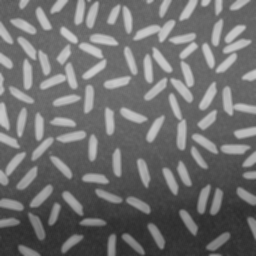
#> input picture Assignment1/data/rice.png, 256 x 256 px
$ jupyter execute sharpening.ipynb
#> lines starting #> are read from the running program, lines starting #| are printed output that depends on the picture; long printed decimals are rounded
# ECSE415 - Intro to Computer Vision
## Assignment 1 - Image Filtering
### Alexander Harris - 260688155

# 1. Filtering
## 1.2 Sharpening

[cell 1]
import cv2
import numpy as np
import matplotlib.pyplot as plt
import math
from skimage import measure as skimg

# Import original image
img = cv2.imread('data/rice.png')
#> img is the input picture: shape (256, 256, 3); min 44, max 204, mean 111.2

# Compute both blurred images
box_img = cv2.boxFilter(img, -1, (5,5))
gaussian_img = cv2.GaussianBlur(img, (5,5), math.sqrt(2))

### 1.1.2 Comparing sharpening methods

[cell 2]
# Sharpen using box filter image
box_details = cv2.subtract(img, box_img)
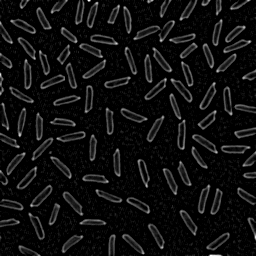
#> box_details: shape (256, 256, 3); min 0, max 39, mean 2.4; drawn with min black and max white
sharp_box_img = cv2.addWeighted(img, 1.0, box_details, 1.5, 0)
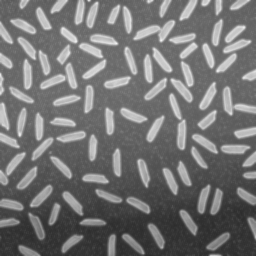
#> sharp_box_img: shape (256, 256, 3); min 44, max 242, mean 114.8

[cell 3]
# Sharpen using Gaussian filter image
gaussian_details = cv2.subtract(img, gaussian_img)
sharp_gaussian_img = cv2.addWeighted(img, 1.0, gaussian_details, 1.5, 0)

We expect the box blurred image to give a better result as it is applied more evenly to the entire image, while a Gaussian filter gives a higher weight to pixels near the center of the image.

[cell 4]
# Display images
plt.figure(figsize=(20, 20))
plt.subplot(131), plt.imshow(cv2.cvtColor(img, cv2.COLOR_BGR2RGB))
plt.title('Original'), plt.axis('off')
plt.subplot(132), plt.imshow(cv2.cvtColor(sharp_box_img, cv2.COLOR_BGR2RGB))
plt.title('Box-sharpened'), plt.axis('off')
plt.subplot(133), plt.imshow(cv2.cvtColor(sharp_gaussian_img, cv2.COLOR_BGR2RGB))
plt.title('Gaussian-sharpened'), plt.axis('off')
plt.show()
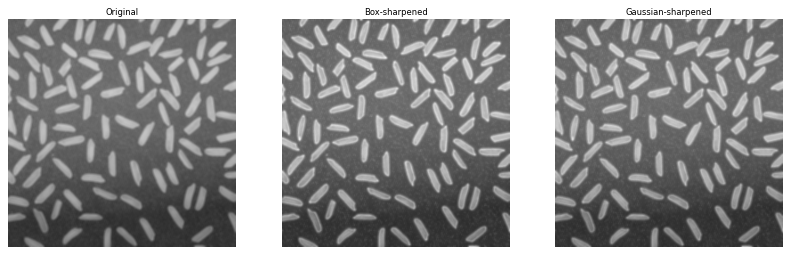
#> figure drawn by matplotlib, 3 panels

[cell 5]
# Compare PSNR using original image as baseline
psnr_box = skimg.compare_psnr(img, sharp_box_img)
#> psnr_box = 30.71
psnr_gaussian = skimg.compare_psnr(img, sharp_gaussian_img)
#> psnr_gaussian = 33.36
print('Gaussian PSNR: %f' % psnr_gaussian)
#| Gaussian PSNR: 33.360
print('Median PSNR: %f' % psnr_box)
#| Median PSNR: 30.709

[cell 6]
# Display details
plt.figure(figsize=(20, 20))
plt.subplot(121), plt.imshow(cv2.cvtColor(box_details, cv2.COLOR_BGR2RGB))
plt.title('Box details'), plt.axis('off')
plt.subplot(122), plt.imshow(cv2.cvtColor(gaussian_details, cv2.COLOR_BGR2RGB))
plt.title('Gaussian details'), plt.axis('off')
plt.show()
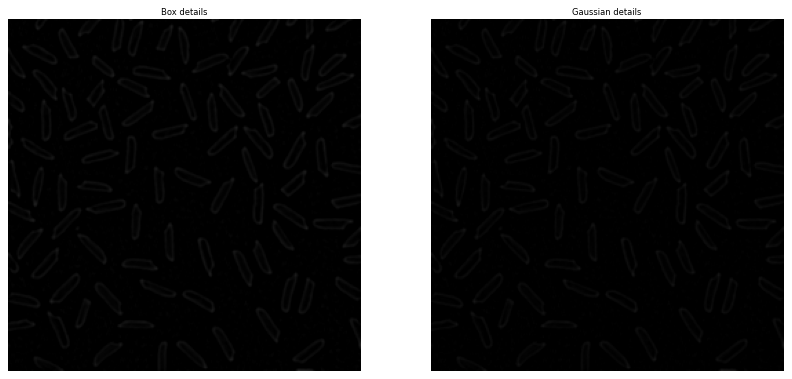
#> figure drawn by matplotlib, 2 panels
